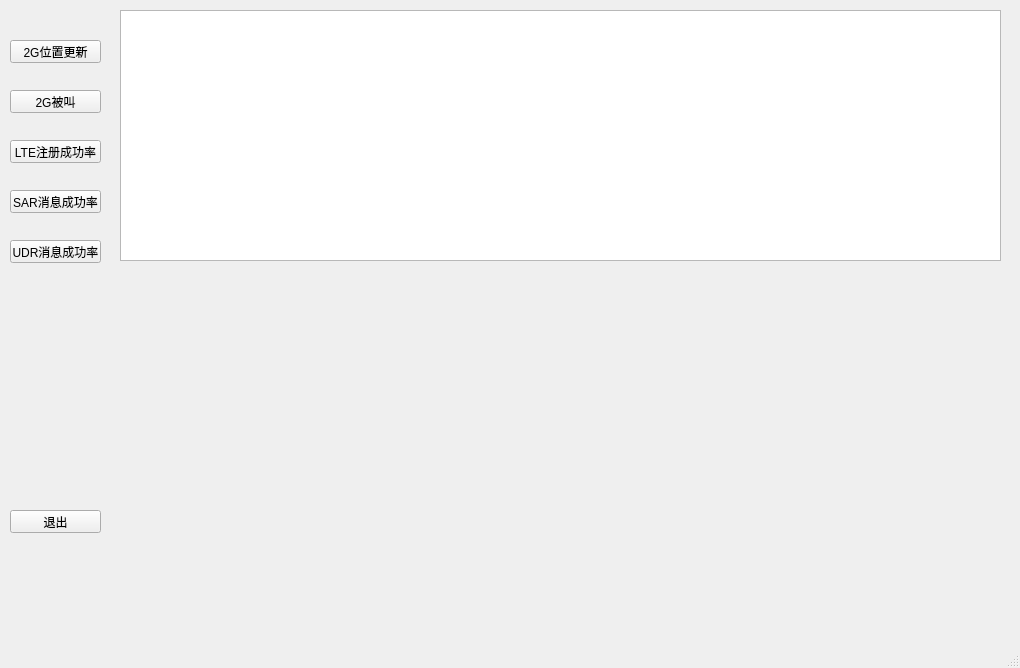
<?xml version="1.0" encoding="UTF-8"?>
<ui version="4.0">
 <class>MainWindow</class>
 <widget class="QMainWindow" name="MainWindow">
  <property name="geometry">
   <rect>
    <x>0</x>
    <y>0</y>
    <width>1020</width>
    <height>668</height>
   </rect>
  </property>
  <property name="windowTitle">
   <string>HSS测量分析</string>
  </property>
  <widget class="QWidget" name="centralwidget">
   <widget class="QPushButton" name="pushButton">
    <property name="geometry">
     <rect>
      <x>10</x>
      <y>40</y>
      <width>91</width>
      <height>23</height>
     </rect>
    </property>
    <property name="text">
     <string>2G位置更新</string>
    </property>
   </widget>
   <widget class="QPushButton" name="pushButton_2">
    <property name="geometry">
     <rect>
      <x>10</x>
      <y>90</y>
      <width>91</width>
      <height>23</height>
     </rect>
    </property>
    <property name="text">
     <string>2G被叫</string>
    </property>
   </widget>
   <widget class="QPushButton" name="pushButton_3">
    <property name="geometry">
     <rect>
      <x>10</x>
      <y>140</y>
      <width>91</width>
      <height>23</height>
     </rect>
    </property>
    <property name="text">
     <string>LTE注册成功率</string>
    </property>
   </widget>
   <widget class="QPushButton" name="pushButton_4">
    <property name="geometry">
     <rect>
      <x>10</x>
      <y>190</y>
      <width>91</width>
      <height>23</height>
     </rect>
    </property>
    <property name="text">
     <string>SAR消息成功率</string>
    </property>
   </widget>
   <widget class="QPushButton" name="pushButton_5">
    <property name="geometry">
     <rect>
      <x>10</x>
      <y>240</y>
      <width>91</width>
      <height>23</height>
     </rect>
    </property>
    <property name="text">
     <string>UDR消息成功率</string>
    </property>
   </widget>
   <widget class="QPushButton" name="pushButton_6">
    <property name="geometry">
     <rect>
      <x>10</x>
      <y>510</y>
      <width>91</width>
      <height>23</height>
     </rect>
    </property>
    <property name="text">
     <string>退出</string>
    </property>
   </widget>
   <widget class="QLabel" name="label">
    <property name="geometry">
     <rect>
      <x>10</x>
      <y>570</y>
      <width>111</width>
      <height>41</height>
     </rect>
    </property>
    <property name="text">
     <string/>
    </property>
    <property name="pixmap">
     <pixmap>../HSS/china_mob_1.png</pixmap>
    </property>
   </widget>
   <widget class="QTextBrowser" name="textBrowser">
    <property name="geometry">
     <rect>
      <x>120</x>
      <y>10</y>
      <width>881</width>
      <height>251</height>
     </rect>
    </property>
   </widget>
  </widget>
  <widget class="QMenuBar" name="menubar">
   <property name="geometry">
    <rect>
     <x>0</x>
     <y>0</y>
     <width>1020</width>
     <height>23</height>
    </rect>
   </property>
  </widget>
  <widget class="QStatusBar" name="statusbar"/>
 </widget>
 <resources/>
 <connections>
  <connection>
   <sender>pushButton_6</sender>
   <signal>clicked()</signal>
   <receiver>MainWindow</receiver>
   <slot>close()</slot>
   <hints>
    <hint type="sourcelabel">
     <x>58</x>
     <y>544</y>
    </hint>
    <hint type="destinationlabel">
     <x>120</x>
     <y>571</y>
    </hint>
   </hints>
  </connection>
  <connection>
   <sender>pushButton</sender>
   <signal>clicked()</signal>
   <receiver>MainWindow</receiver>
   <slot>show()</slot>
   <hints>
    <hint type="sourcelabel">
     <x>55</x>
     <y>77</y>
    </hint>
    <hint type="destinationlabel">
     <x>105</x>
     <y>92</y>
    </hint>
   </hints>
  </connection>
  <connection>
   <sender>pushButton_2</sender>
   <signal>clicked()</signal>
   <receiver>MainWindow</receiver>
   <slot>show()</slot>
   <hints>
    <hint type="sourcelabel">
     <x>57</x>
     <y>122</y>
    </hint>
    <hint type="destinationlabel">
     <x>111</x>
     <y>141</y>
    </hint>
   </hints>
  </connection>
  <connection>
   <sender>pushButton_3</sender>
   <signal>clicked()</signal>
   <receiver>MainWindow</receiver>
   <slot>show()</slot>
   <hints>
    <hint type="sourcelabel">
     <x>54</x>
     <y>172</y>
    </hint>
    <hint type="destinationlabel">
     <x>112</x>
     <y>191</y>
    </hint>
   </hints>
  </connection>
  <connection>
   <sender>pushButton_4</sender>
   <signal>clicked()</signal>
   <receiver>MainWindow</receiver>
   <slot>show()</slot>
   <hints>
    <hint type="sourcelabel">
     <x>56</x>
     <y>219</y>
    </hint>
    <hint type="destinationlabel">
     <x>111</x>
     <y>241</y>
    </hint>
   </hints>
  </connection>
  <connection>
   <sender>pushButton_5</sender>
   <signal>clicked()</signal>
   <receiver>MainWindow</receiver>
   <slot>show()</slot>
   <hints>
    <hint type="sourcelabel">
     <x>54</x>
     <y>273</y>
    </hint>
    <hint type="destinationlabel">
     <x>112</x>
     <y>298</y>
    </hint>
   </hints>
  </connection>
 </connections>
</ui>
